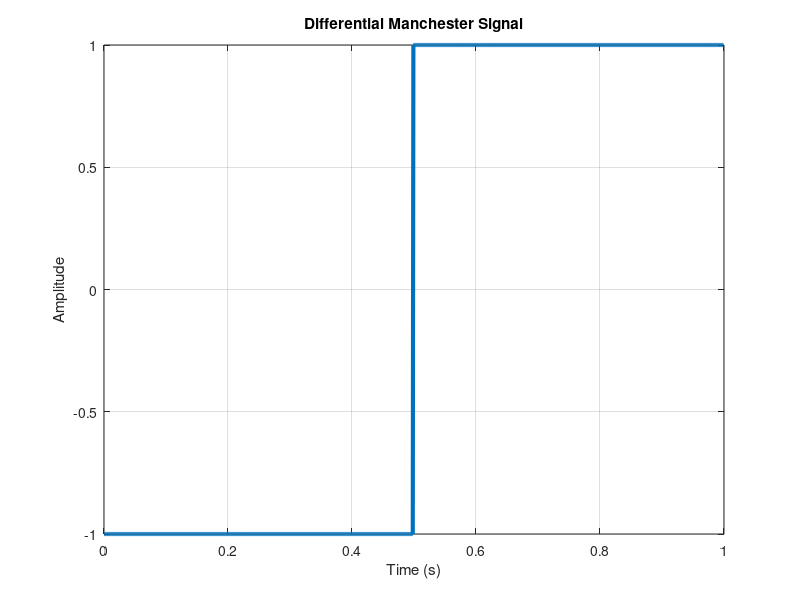

Recreate this plot in MATLAB.
% Parameters
bits = input('Enter the binary sequence (e.g., [1 0 1 0]): '); % Input bits
bitrate = 1;               % Bitrate (bits per second)
n = 1000;                  % Number of samples per bit

T = length(bits) / bitrate; % Total duration of the signal
N = n * length(bits);       % Total number of samples
dt = T / N;                 % Time resolution
t = 0:dt:T;                 % Time vector
t(end) = [];                % Adjust time vector length

% Differential Manchester Signal Generation
x = zeros(1, length(t)); % Initialize signal
last_level = 1;          % Initialize the last voltage level

for i = 1:length(bits)
    if bits(i) == 1
        % No transition at the beginning, transition in the middle
        x((i-1)*n + 1:(i-1)*n + n/2) = last_level;
        last_level = -last_level;
        x((i-1)*n + n/2:i*n) = last_level;
    else
        % Transition at the beginning and in the middle
        last_level = -last_level;
        x((i-1)*n + 1:(i-1)*n + n/2) = last_level;
        last_level = -last_level;
        x((i-1)*n + n/2:i*n) = last_level;
    end
end

% Plot the Differential Manchester Signal
figure;
plot(t, x, 'LineWidth', 3);
xlabel('Time (s)');
ylabel('Amplitude');
title('Differential Manchester Signal');
grid on;

% Differential Manchester Decoding
result = zeros(1, length(bits)); % Initialize decoded result
counter = 0;

for i = 1:length(t)
    if t(i) > counter
        counter = counter + 1;
        mid_point = (counter - 1) * n + n / 2;
        if x(mid_point) == x(mid_point + 1)
            result(counter) = 1; % No transition at the middle => 1
        else
            result(counter) = 0; % Transition at the middle => 0
        end
    end
end

% Display the decoded result
disp('Differential Manchester Decoding:');
disp(result);
